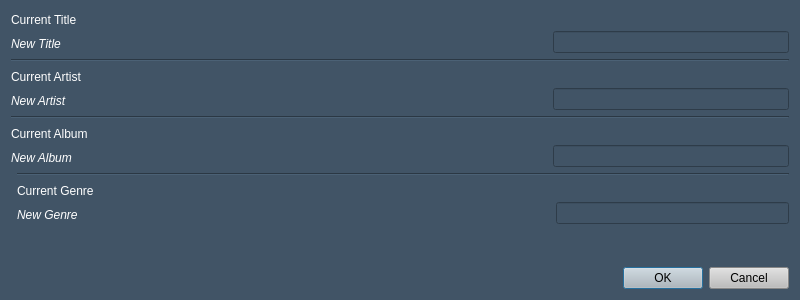
<?xml version="1.0" encoding="UTF-8"?>
<ui version="4.0">
 <class>Dialog</class>
 <widget class="QDialog" name="Dialog">
  <property name="geometry">
   <rect>
    <x>0</x>
    <y>0</y>
    <width>800</width>
    <height>300</height>
   </rect>
  </property>
  <property name="windowTitle">
   <string>Edit Metadata</string>
  </property>
  <property name="styleSheet">
   <string notr="true">background-color: #415466</string>
  </property>
  <layout class="QGridLayout" name="gridLayout_2">
   <item row="1" column="0" colspan="2">
    <widget class="Line" name="line_2">
     <property name="styleSheet">
      <string notr="true"/>
     </property>
     <property name="orientation">
      <enum>Qt::Horizontal</enum>
     </property>
    </widget>
   </item>
   <item row="6" column="1">
    <layout class="QHBoxLayout" name="horizontalLayout_5">
     <item>
      <widget class="QWidget" name="widget_4" native="true">
       <property name="minimumSize">
        <size>
         <width>300</width>
         <height>0</height>
        </size>
       </property>
       <property name="maximumSize">
        <size>
         <width>300</width>
         <height>16777215</height>
        </size>
       </property>
       <layout class="QVBoxLayout" name="verticalLayout_7">
        <property name="leftMargin">
         <number>0</number>
        </property>
        <property name="topMargin">
         <number>0</number>
        </property>
        <property name="rightMargin">
         <number>0</number>
        </property>
        <property name="bottomMargin">
         <number>0</number>
        </property>
        <item>
         <widget class="QLabel" name="label_9">
          <property name="styleSheet">
           <string notr="true">color:white</string>
          </property>
          <property name="text">
           <string>Current Genre</string>
          </property>
         </widget>
        </item>
        <item>
         <widget class="QLabel" name="label_10">
          <property name="styleSheet">
           <string notr="true">font: italic;
color:white</string>
          </property>
          <property name="text">
           <string>New Genre</string>
          </property>
         </widget>
        </item>
       </layout>
      </widget>
     </item>
     <item>
      <spacer name="horizontalSpacer_10">
       <property name="orientation">
        <enum>Qt::Horizontal</enum>
       </property>
       <property name="sizeHint" stdset="0">
        <size>
         <width>40</width>
         <height>20</height>
        </size>
       </property>
      </spacer>
     </item>
     <item>
      <layout class="QVBoxLayout" name="verticalLayout_8">
       <item>
        <widget class="QLabel" name="oldGenreLabel">
         <property name="styleSheet">
          <string notr="true">color:white</string>
         </property>
         <property name="text">
          <string/>
         </property>
         <property name="alignment">
          <set>Qt::AlignRight|Qt::AlignTrailing|Qt::AlignVCenter</set>
         </property>
         <property name="wordWrap">
          <bool>true</bool>
         </property>
        </widget>
       </item>
       <item>
        <widget class="QLineEdit" name="newGenreEdit">
         <property name="styleSheet">
          <string notr="true">color:white</string>
         </property>
         <property name="alignment">
          <set>Qt::AlignRight|Qt::AlignTrailing|Qt::AlignVCenter</set>
         </property>
        </widget>
       </item>
      </layout>
     </item>
    </layout>
   </item>
   <item row="7" column="1">
    <spacer name="verticalSpacer">
     <property name="orientation">
      <enum>Qt::Vertical</enum>
     </property>
     <property name="sizeHint" stdset="0">
      <size>
       <width>20</width>
       <height>40</height>
      </size>
     </property>
    </spacer>
   </item>
   <item row="4" column="0" colspan="2">
    <layout class="QHBoxLayout" name="horizontalLayout_4">
     <item>
      <widget class="QWidget" name="widget_3" native="true">
       <property name="minimumSize">
        <size>
         <width>300</width>
         <height>0</height>
        </size>
       </property>
       <property name="maximumSize">
        <size>
         <width>300</width>
         <height>16777215</height>
        </size>
       </property>
       <layout class="QVBoxLayout" name="verticalLayout_5">
        <property name="leftMargin">
         <number>0</number>
        </property>
        <property name="topMargin">
         <number>0</number>
        </property>
        <property name="rightMargin">
         <number>0</number>
        </property>
        <property name="bottomMargin">
         <number>0</number>
        </property>
        <item>
         <widget class="QLabel" name="label_7">
          <property name="styleSheet">
           <string notr="true">color:white</string>
          </property>
          <property name="text">
           <string>Current Album</string>
          </property>
         </widget>
        </item>
        <item>
         <widget class="QLabel" name="label_8">
          <property name="styleSheet">
           <string notr="true">font: italic;
color:white</string>
          </property>
          <property name="text">
           <string>New Album</string>
          </property>
         </widget>
        </item>
       </layout>
      </widget>
     </item>
     <item>
      <spacer name="horizontalSpacer_8">
       <property name="orientation">
        <enum>Qt::Horizontal</enum>
       </property>
       <property name="sizeHint" stdset="0">
        <size>
         <width>40</width>
         <height>20</height>
        </size>
       </property>
      </spacer>
     </item>
     <item>
      <layout class="QVBoxLayout" name="verticalLayout_6">
       <item>
        <widget class="QLabel" name="oldAlbumLabel">
         <property name="styleSheet">
          <string notr="true">color:white</string>
         </property>
         <property name="text">
          <string/>
         </property>
         <property name="alignment">
          <set>Qt::AlignRight|Qt::AlignTrailing|Qt::AlignVCenter</set>
         </property>
         <property name="wordWrap">
          <bool>true</bool>
         </property>
        </widget>
       </item>
       <item>
        <widget class="QLineEdit" name="newAlbumEdit">
         <property name="styleSheet">
          <string notr="true">color:white</string>
         </property>
         <property name="alignment">
          <set>Qt::AlignRight|Qt::AlignTrailing|Qt::AlignVCenter</set>
         </property>
        </widget>
       </item>
      </layout>
     </item>
    </layout>
   </item>
   <item row="9" column="0" colspan="2">
    <widget class="QDialogButtonBox" name="buttonBox">
     <property name="styleSheet">
      <string notr="true">background-color: rgb(189, 189, 189)
</string>
     </property>
     <property name="orientation">
      <enum>Qt::Horizontal</enum>
     </property>
     <property name="standardButtons">
      <set>QDialogButtonBox::Cancel|QDialogButtonBox::Ok</set>
     </property>
    </widget>
   </item>
   <item row="0" column="0" colspan="2">
    <layout class="QHBoxLayout" name="horizontalLayout_2">
     <item>
      <widget class="QWidget" name="widget" native="true">
       <property name="minimumSize">
        <size>
         <width>300</width>
         <height>0</height>
        </size>
       </property>
       <property name="maximumSize">
        <size>
         <width>300</width>
         <height>16777215</height>
        </size>
       </property>
       <layout class="QVBoxLayout" name="verticalLayout_3">
        <property name="leftMargin">
         <number>0</number>
        </property>
        <property name="topMargin">
         <number>0</number>
        </property>
        <property name="rightMargin">
         <number>0</number>
        </property>
        <property name="bottomMargin">
         <number>0</number>
        </property>
        <item>
         <widget class="QLabel" name="label_2">
          <property name="styleSheet">
           <string notr="true">color:white</string>
          </property>
          <property name="text">
           <string>Current Title</string>
          </property>
         </widget>
        </item>
        <item>
         <widget class="QLabel" name="label_4">
          <property name="styleSheet">
           <string notr="true">font: italic;color:white</string>
          </property>
          <property name="text">
           <string>New Title</string>
          </property>
         </widget>
        </item>
       </layout>
      </widget>
     </item>
     <item>
      <spacer name="horizontalSpacer">
       <property name="orientation">
        <enum>Qt::Horizontal</enum>
       </property>
       <property name="sizeHint" stdset="0">
        <size>
         <width>40</width>
         <height>20</height>
        </size>
       </property>
      </spacer>
     </item>
     <item>
      <layout class="QVBoxLayout" name="verticalLayout_2">
       <item>
        <widget class="QLabel" name="oldTitleLabel">
         <property name="styleSheet">
          <string notr="true">color:white</string>
         </property>
         <property name="text">
          <string/>
         </property>
         <property name="alignment">
          <set>Qt::AlignRight|Qt::AlignTrailing|Qt::AlignVCenter</set>
         </property>
        </widget>
       </item>
       <item>
        <widget class="QLineEdit" name="newTitleEdit">
         <property name="styleSheet">
          <string notr="true">color:white</string>
         </property>
         <property name="alignment">
          <set>Qt::AlignRight|Qt::AlignTrailing|Qt::AlignVCenter</set>
         </property>
        </widget>
       </item>
      </layout>
     </item>
    </layout>
   </item>
   <item row="3" column="0" colspan="2">
    <widget class="Line" name="line">
     <property name="styleSheet">
      <string notr="true"/>
     </property>
     <property name="orientation">
      <enum>Qt::Horizontal</enum>
     </property>
    </widget>
   </item>
   <item row="2" column="0" colspan="2">
    <layout class="QHBoxLayout" name="horizontalLayout_3">
     <item>
      <widget class="QWidget" name="widget_2" native="true">
       <property name="minimumSize">
        <size>
         <width>300</width>
         <height>0</height>
        </size>
       </property>
       <property name="maximumSize">
        <size>
         <width>300</width>
         <height>16777215</height>
        </size>
       </property>
       <layout class="QVBoxLayout" name="verticalLayout">
        <property name="leftMargin">
         <number>0</number>
        </property>
        <property name="topMargin">
         <number>0</number>
        </property>
        <property name="rightMargin">
         <number>0</number>
        </property>
        <property name="bottomMargin">
         <number>0</number>
        </property>
        <item>
         <widget class="QLabel" name="label_6">
          <property name="styleSheet">
           <string notr="true">color:white</string>
          </property>
          <property name="text">
           <string>Current Artist</string>
          </property>
         </widget>
        </item>
        <item>
         <widget class="QLabel" name="label_5">
          <property name="layoutDirection">
           <enum>Qt::LeftToRight</enum>
          </property>
          <property name="styleSheet">
           <string notr="true">font: italic;color:white</string>
          </property>
          <property name="text">
           <string>New Artist</string>
          </property>
         </widget>
        </item>
       </layout>
      </widget>
     </item>
     <item>
      <spacer name="horizontalSpacer_9">
       <property name="orientation">
        <enum>Qt::Horizontal</enum>
       </property>
       <property name="sizeHint" stdset="0">
        <size>
         <width>40</width>
         <height>20</height>
        </size>
       </property>
      </spacer>
     </item>
     <item>
      <layout class="QVBoxLayout" name="verticalLayout_4">
       <item>
        <widget class="QLabel" name="oldArtistLabel">
         <property name="styleSheet">
          <string notr="true">color:white</string>
         </property>
         <property name="text">
          <string/>
         </property>
         <property name="alignment">
          <set>Qt::AlignRight|Qt::AlignTrailing|Qt::AlignVCenter</set>
         </property>
        </widget>
       </item>
       <item>
        <widget class="QLineEdit" name="newArtistEdit">
         <property name="styleSheet">
          <string notr="true">color:white</string>
         </property>
         <property name="alignment">
          <set>Qt::AlignRight|Qt::AlignTrailing|Qt::AlignVCenter</set>
         </property>
        </widget>
       </item>
      </layout>
     </item>
    </layout>
   </item>
   <item row="5" column="1">
    <widget class="Line" name="line_3">
     <property name="orientation">
      <enum>Qt::Horizontal</enum>
     </property>
    </widget>
   </item>
  </layout>
 </widget>
 <resources/>
 <connections>
  <connection>
   <sender>buttonBox</sender>
   <signal>accepted()</signal>
   <receiver>Dialog</receiver>
   <slot>accept()</slot>
   <hints>
    <hint type="sourcelabel">
     <x>248</x>
     <y>254</y>
    </hint>
    <hint type="destinationlabel">
     <x>157</x>
     <y>274</y>
    </hint>
   </hints>
  </connection>
  <connection>
   <sender>buttonBox</sender>
   <signal>rejected()</signal>
   <receiver>Dialog</receiver>
   <slot>reject()</slot>
   <hints>
    <hint type="sourcelabel">
     <x>316</x>
     <y>260</y>
    </hint>
    <hint type="destinationlabel">
     <x>286</x>
     <y>274</y>
    </hint>
   </hints>
  </connection>
 </connections>
</ui>
